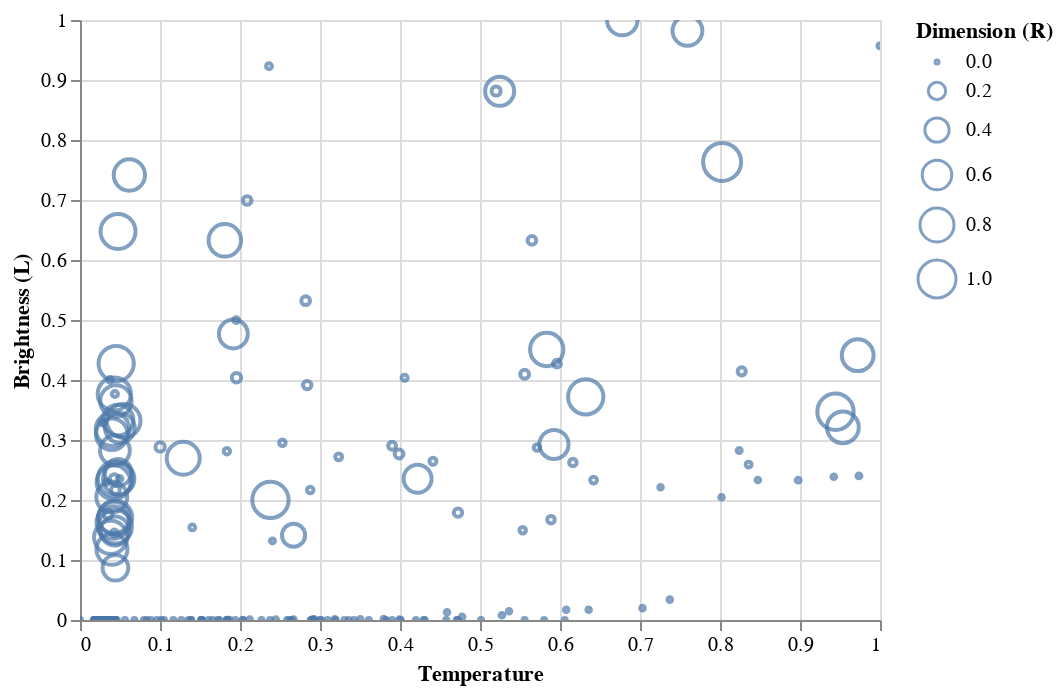

Notebook code for this chart:
### Markdown cell above
Vengono normalizzati i dati Scalari presenti nel dataset e successivamente viene stampata nuovamente l'anteprima del dataset. Da questo momento per i grafici verranno utilizzati i dati normalizzati.

### Code cell
scales = alt.selection_interval(bind='scales')

alt.Chart(dataset).mark_point().encode( 
    
    x = alt.X('Temperature',
         scale = alt.Scale(domain = (min(dataset.Temperature), max(dataset.Temperature))),
         axis = alt.Axis(format='K', title='Temperature')
         ),
    
    y = alt.Y('L',
         scale = alt.Scale(domain = (min(dataset.L), max(dataset.L))),
         axis = alt.Axis(format='K', title='Brightness (L)')
         ),
    
    size = alt.Size('R', legend = alt.Legend(title = 'Dimension (R)'))
    
).add_selection(
    scales
)

### Figure 1 — Vega-Lite specification as saved in the notebook (floating-point values rounded to 4 significant figures; data arrays with more than 128 entries replaced by an {"elided": "..."} marker saying what was removed)
{"config": {"view": {"continuousWidth": 400, "continuousHeight": 300}}, "data": {"name": "data-168b83f77c94632f308cb9658e80be60"}, "mark": "point", "encoding": {"size": {"type": "quantitative", "field": "R", "legend": {"title": "Dimension (R)"}}, "x": {"type": "quantitative", "axis": {"format": "K", "title": "Temperature"}, "field": "Temperature", "scale": {"domain": [0.0, 1.0]}}, "y": {"type": "quantitative", "axis": {"format": "K", "title": "Brightness (L)"}, "field": "L", "scale": {"domain": [0.0, 1.0]}}}, "selection": {"selector004": {"type": "interval", "bind": "scales"}}, "$schema": "https://vega.github.io/schema/vega-lite/v4.8.1.json", "datasets": {"data-168b83f77c94632f308cb9658e80be60": {"elided": "240 records"}}}
